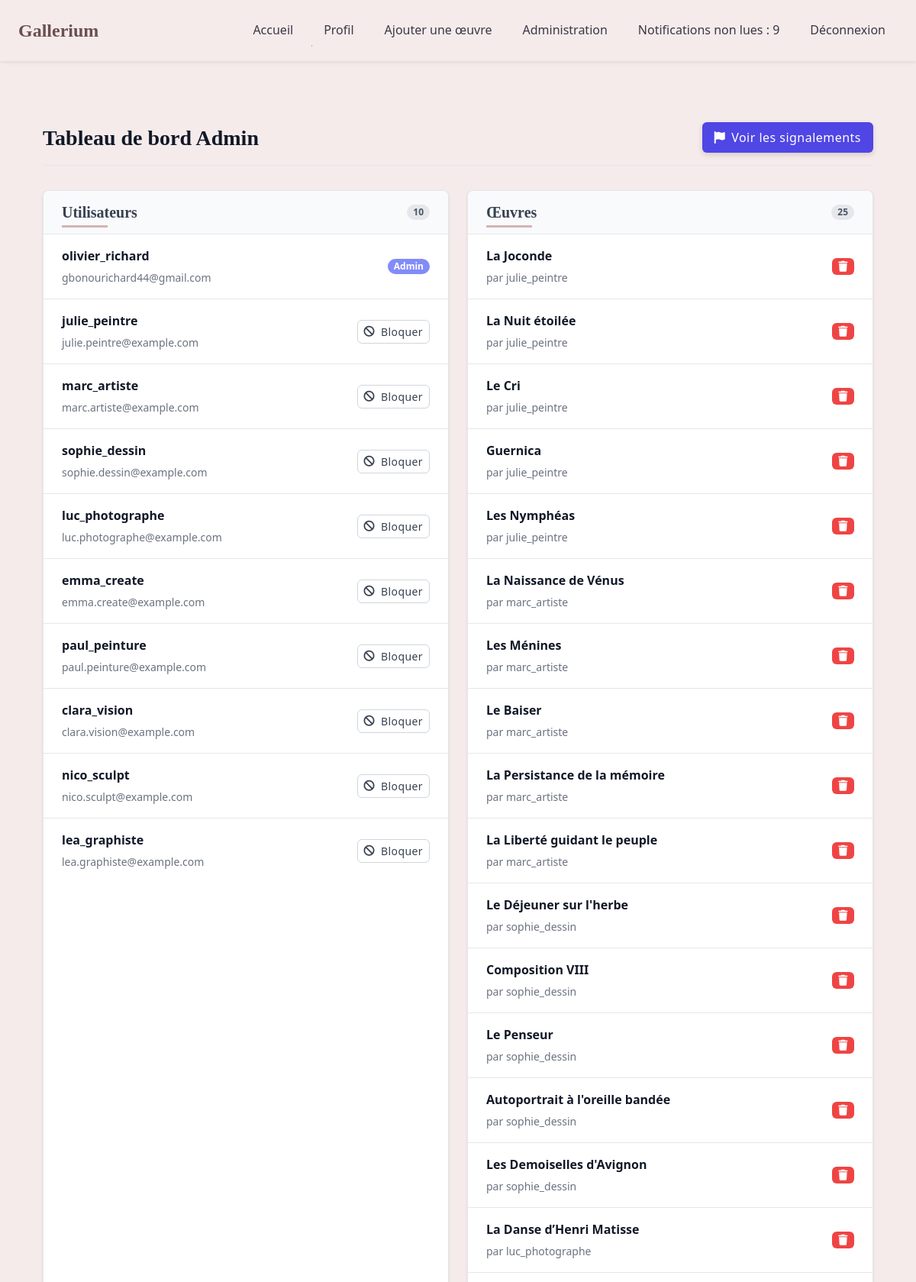
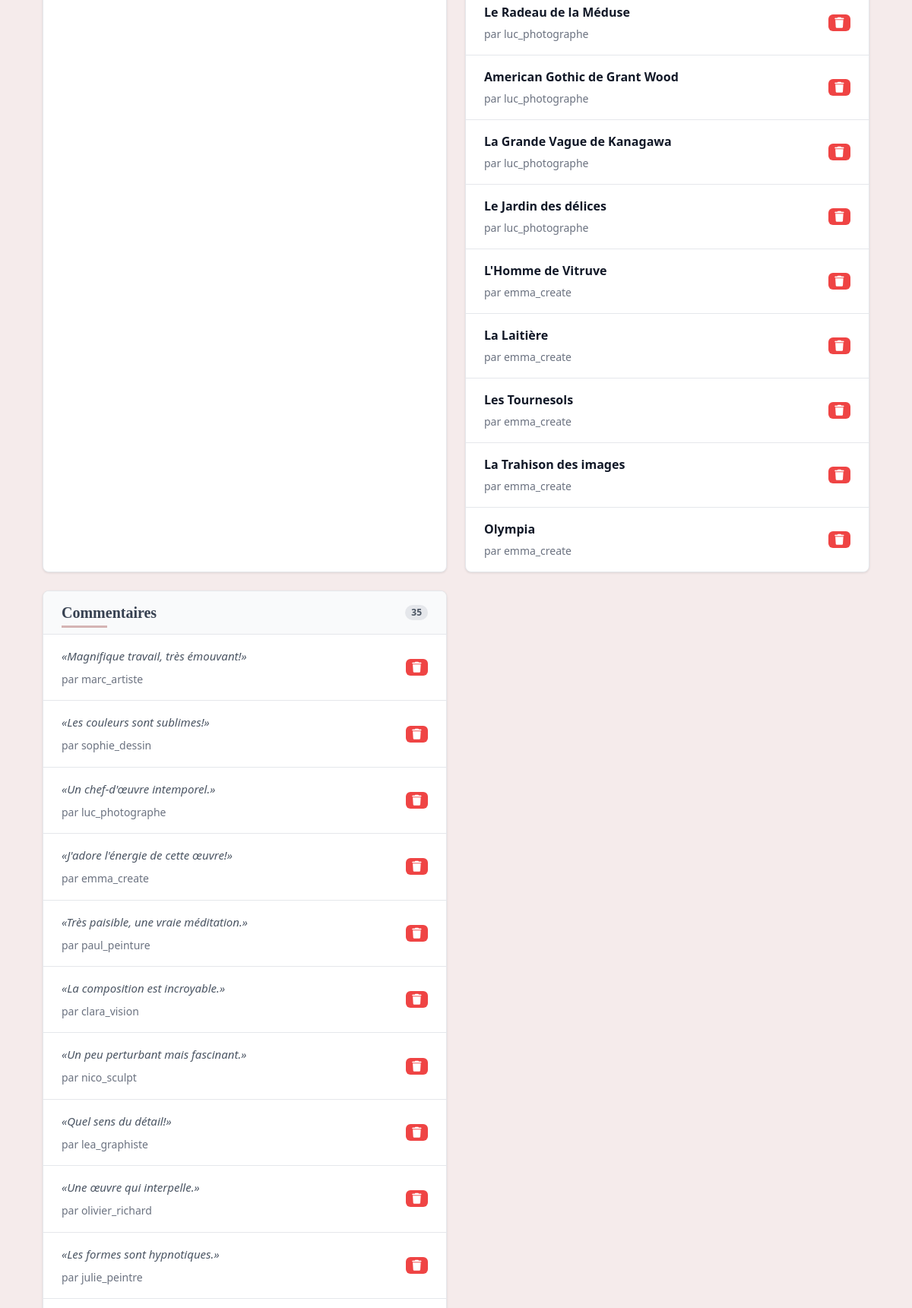
The app's page /admin/dashboard (signed in, upper part) with its own data (2 pictures, top to bottom).
### app/models.py (models this page shows)
class User(UserMixin, db.Model):
    id = db.Column(db.Integer, primary_key=True)
    username = db.Column(db.String(64), unique=True, nullable=False)
    email = db.Column(db.String(120), unique=True, nullable=False)
    password_hash = db.Column(db.String(128), nullable=False)
    bio = db.Column(db.Text)
    avatar = db.Column(db.String(128))
    is_admin = db.Column(db.Boolean, default=False)

class Artwork(db.Model):
    id = db.Column(db.Integer, primary_key=True)
    title = db.Column(db.String(128), nullable=False)
    description = db.Column(db.Text, nullable=False)
    image_path = db.Column(db.String(128), nullable=False)
    emotion_target = db.Column(db.String(64), nullable=False)
    emotion_detected = db.Column(db.String(64))  # Champ pour l'émotion détectée
    user_id = db.Column(db.Integer, db.ForeignKey('user.id'), nullable=False)
    created_at = db.Column(db.DateTime, default=datetime.utcnow, nullable=False)
    user = db.relationship('User', backref=db.backref('artworks', lazy=True))
    comments = db.relationship('Comment', backref='artwork', lazy=True)  # Nouvelle relation

class Comment(db.Model):
    id = db.Column(db.Integer, primary_key=True)
    content = db.Column(db.Text, nullable=False)
    artwork_id = db.Column(db.Integer, db.ForeignKey('artwork.id'), nullable=False)
    user_id = db.Column(db.Integer, db.ForeignKey('user.id'), nullable=False)
    user = db.relationship('User', backref=db.backref('comments', lazy=True))

### app/routes/admin.py (the view)
@bp.route('/dashboard')
@login_required
@admin_required
def dashboard():
    users = User.query.all()
    artworks = Artwork.query.all()
    comments = Comment.query.all()
    reports = Report.query.filter_by(resolved=False).all()
    return render_template('admin/dashboard.html', users=users, artworks=artworks, comments=comments, reports=reports)

### app/templates/admin/dashboard.html (shortened to what this page needs)
{% extends "base.html" %}
{% block content %}
<div class="admin-dashboard">
    <header class="dashboard-header">
        <h1>Tableau de bord Admin</h1>
        <div class="dashboard-actions">
            <a href="{{ url_for('admin.moderation') }}" class="btn btn-primary">
                <i class="fas fa-flag"></i> Voir les signalements
            </a>
        </div>
    </header>
    <div class="dashboard-grid">
        <section class="dashboard-card">
            <div class="card-header">
                <h2>Utilisateurs</h2>
                <span class="badge">{{ users|length }}</span>
            </div>
            <div class="card-body">
                <ul class="dashboard-list">
                    {% for user in users %}
                        <li class="list-item">
                            <div class="item-info">
                                <strong>{{ user.username }}</strong>
                                <span class="item-email">{{ user.email }}</span>
                            </div>
                            {% if not user.is_admin %}
                                <a href="{{ url_for('admin.block_user', user_id=user.id) }}" class="btn btn-sm btn-outline">
                                    <i class="fas fa-ban"></i> Bloquer
                                </a>
                            {% else %}
                                <span class="badge badge-admin">Admin</span>
                            {% endif %}
                        </li>
                    {% endfor %}
                </ul>
            </div>
        </section>
        <section class="dashboard-card">
            <div class="card-header">
                <h2>Œuvres</h2>
                <span class="badge">{{ artworks|length }}</span>
            </div>
            <div class="card-body">
                <ul class="dashboard-list">
                    {% for artwork in artworks %}
                        <li class="list-item">
                            <div class="item-info">
                                <strong>{{ artwork.title }}</strong>
                                <span class="item-author">par {{ artwork.user.username }}</span>
                            </div>
                            <a href="{{ url_for('admin.delete_artwork', artwork_id=artwork.id) }}" class="btn btn-sm btn-danger">
                                <i class="fas fa-trash"></i>
                            </a>
                        </li>
                    {% endfor %}
                </ul>
            </div>
        </section>
        <section class="dashboard-card">
            <div class="card-header">
                <h2>Commentaires</h2>
                <span class="badge">{{ comments|length }}</span>
            </div>
            <div class="card-body">
                <ul class="dashboard-list">
                    {% for comment in comments %}
                        <li class="list-item">
                            <div class="item-info">
                                <q class="comment-content">{{ comment.content }}</q>
                                <span class="item-author">par {{ comment.user.username }}</span>
                            </div>
                            <a href="{{ url_for('admin.delete_comment', comment_id=comment.id) }}" class="btn btn-sm btn-danger">
                                <i class="fas fa-trash"></i>
                            </a>
                        </li>
                    {% endfor %}
                </ul>
            </div>
        </section>
    </div>
</div>
{% endblock %}

### app/static/css/style.css (style rules this page uses)
:root { --primary-color: #6B4F4F; --secondary-color: #9E7676; --accent-color: #D5B4B4; --light-color: #F5EBEB; --dark-color: #3A3845; --text-color: #333333; --text-light: #5D5D5D; --success-color: #4A8C7D; --warning-color: #D4A762; --danger-color: #C1666B; --transition-fast: 0.2s ease; --transition-norm: 0.3s ease; --transition-slow: 0.5s ease; --shadow-sm: 0 2px 10px rgba(0, 0, 0, 0.08); --shadow-md: 0 5px 15px rgba(0, 0, 0, 0.1); --shadow-lg: 0 10px 25px rgba(0, 0, 0, 0.15); --card-radius: 12px; --card-padding: 1.5rem; }
* { margin: 0; padding: 0; box-sizing: border-box; }
body { font-family: 'Segoe UI', Tahoma, Geneva, Verdana, sans-serif; line-height: 1.6; color: var(--text-color); background-color: var(--light-color); overflow-x: hidden; }
a { text-decoration: none; color: var(--primary-color); transition: color var(--transition-fast), transform var(--transition-fast); position: relative; }
a::after { content: ''; position: absolute; width: 0; height: 1px; bottom: -2px; left: 0; background-color: var(--secondary-color); transition: width var(--transition-norm); }
h1, h2, h3, h4, h5, h6 { font-family: 'Playfair Display', serif; font-weight: 600; color: var(--dark-color); margin-bottom: 1rem; position: relative; }
h2::after { content: ''; position: absolute; width: 60px; height: 3px; background-color: var(--accent-color); left: 0; bottom: -0.5rem; transition: width var(--transition-slow); }
.btn { padding: 0.6rem 1.5rem; border-radius: 2rem; font-weight: 500; transition: all var(--transition-norm); position: relative; overflow: hidden; z-index: 1; letter-spacing: 0.03em; }
.btn::before { content: ''; position: absolute; top: 0; left: -100%; width: 100%; height: 100%; background: linear-gradient(90deg, transparent, rgba(255, 255, 255, 0.2), transparent); transition: left 0.7s ease; z-index: -1; }
.btn-primary { background-color: var(--primary-color); border-color: var(--primary-color); box-shadow: 0 3px 6px rgba(107, 79, 79, 0.2); }

### app/templates/admin/dashboard.html (style rules this page uses)
.admin-dashboard { max-width: 1200px; margin: 0 auto; padding: 2rem; font-family: 'Segoe UI', Tahoma, Geneva, Verdana, sans-serif; }
.dashboard-header { display: flex; justify-content: space-between; align-items: center; margin-bottom: 2rem; padding-bottom: 1rem; border-bottom: 1px solid #e5e7eb; }
.dashboard-header h1 { font-size: 1.75rem; color: #111827; margin: 0; font-weight: 600; }
.btn { display: inline-flex; align-items: center; padding: 0.5rem 1rem; border-radius: 0.375rem; font-weight: 500; transition: all 0.2s; gap: 0.5rem; }
.btn-primary { background-color: #4f46e5; color: white; border: none; }
.btn-outline { border: 1px solid #d1d5db; color: #374151; }
.btn-sm { padding: 0.25rem 0.5rem; font-size: 0.875rem; }
.btn-danger { background-color: #ef4444; color: white; border: none; }
.dashboard-grid { display: grid; grid-template-columns: repeat(auto-fit, minmax(350px, 1fr)); gap: 1.5rem; }
.dashboard-card { background-color: white; border-radius: 0.5rem; box-shadow: 0 1px 3px rgba(0, 0, 0, 0.1); overflow: hidden; border: 1px solid #e5e7eb; }
.card-header { display: flex; justify-content: space-between; align-items: center; padding: 1rem 1.5rem; background-color: #f9fafb; border-bottom: 1px solid #e5e7eb; }
.card-header h2 { font-size: 1.25rem; margin: 0; font-weight: 600; color: #374151; }
.badge { background-color: #e5e7eb; color: #4b5563; padding: 0.25rem 0.5rem; border-radius: 9999px; font-size: 0.75rem; font-weight: 600; }
.badge-admin { background-color: #818cf8; color: white; }
.card-body { padding: 0; }
.dashboard-list { list-style-type: none; margin: 0; padding: 0; }
.list-item { display: flex; justify-content: space-between; align-items: center; padding: 1rem 1.5rem; border-bottom: 1px solid #e5e7eb; }
.list-item:last-child { border-bottom: none; }
.item-info { display: flex; flex-direction: column; gap: 0.25rem; flex: 1; min-width: 0; }
.item-info strong { font-weight: 600; color: #111827; }
.item-email, .item-author { font-size: 0.875rem; color: #6b7280; }
.comment-content { display: block; font-style: italic; margin-bottom: 0.25rem; color: #4b5563; font-size: 0.9375rem; max-width: 100%; overflow: hidden; text-overflow: ellipsis; white-space: nowrap; }

### records on screen
User: username "olivier_richard", email "gbonourichard44@gmail.com", is_admin "Admin"
User: username "julie_peintre", email "julie.peintre@example.com"
User: username "marc_artiste", email "marc.artiste@example.com"
User: username "sophie_dessin", email "sophie.dessin@example.com"
User: username "luc_photographe", email "luc.photographe@example.com"
User: username "emma_create", email "emma.create@example.com"
User: username "paul_peinture", email "paul.peinture@example.com"
User: username "clara_vision", email "clara.vision@example.com"
User: username "nico_sculpt", email "nico.sculpt@example.com"
User: username "lea_graphiste", email "lea.graphiste@example.com"
Artwork: title "La Joconde", user.username "julie_peintre"
Artwork: title "La Nuit étoilée", user.username "julie_peintre"
Artwork: title "Le Cri", user.username "julie_peintre"
Artwork: title "Guernica", user.username "julie_peintre"
Artwork: title "Les Nymphéas", user.username "julie_peintre"
Artwork: title "La Naissance de Vénus", user.username "marc_artiste"
Artwork: title "Les Ménines", user.username "marc_artiste"
Artwork: title "Le Baiser", user.username "marc_artiste"
Artwork: title "La Persistance de la mémoire", user.username "marc_artiste"
Artwork: title "La Liberté guidant le peuple", user.username "marc_artiste"
Artwork: title "Le Déjeuner sur l'herbe", user.username "sophie_dessin"
Artwork: title "Composition VIII", user.username "sophie_dessin"
Artwork: title "Le Penseur", user.username "sophie_dessin"
Artwork: title "Autoportrait à l'oreille bandée", user.username "sophie_dessin"
Artwork: title "Les Demoiselles d'Avignon", user.username "sophie_dessin"
Artwork: title "La Danse d’Henri Matisse", user.username "luc_photographe"
Artwork: title "Le Radeau de la Méduse", user.username "luc_photographe"
Artwork: title "American Gothic de Grant Wood", user.username "luc_photographe"
Artwork: title "La Grande Vague de Kanagawa", user.username "luc_photographe"
Artwork: title "Le Jardin des délices", user.username "luc_photographe"
Artwork: title "L'Homme de Vitruve", user.username "emma_create"
Artwork: title "La Laitière", user.username "emma_create"
Artwork: title "Les Tournesols", user.username "emma_create"
Artwork: title "La Trahison des images", user.username "emma_create"
Artwork: title "Olympia", user.username "emma_create"
Comment: content "Magnifique travail, très émouvant!", user.username "marc_artiste"
Comment: content "Les couleurs sont sublimes!", user.username "sophie_dessin"
Comment: content "Un chef-d'œuvre intemporel.", user.username "luc_photographe"
Comment: content "J'adore l'énergie de cette œuvre!", user.username "emma_create"
Comment: content "Très paisible, une vraie méditation.", user.username "paul_peinture"
Comment: content "La composition est incroyable.", user.username "clara_vision"
Comment: content "Un peu perturbant mais fascinant.", user.username "nico_sculpt"
Comment: content "Quel sens du détail!", user.username "lea_graphiste"
Comment: content "Une œuvre qui interpelle.", user.username "olivier_richard"
Comment: content "Les formes sont hypnotiques.", user.username "julie_peintre"

### other values on screen
{{ unread_count }} "9"
{{ users|length }} "10"
{{ artworks|length }} "25"
{{ comments|length }} "35"
